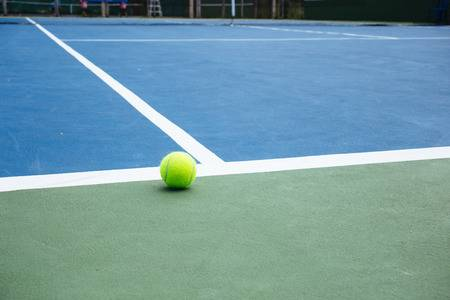
#> input picture src/images/tennisball01.jpeg, 450 x 300 px
$ python imag_filtering.py
#> lines starting #> are read from the running program, lines starting #| are printed output that depends on the picture; after the words box and inside, x2 and y2 are one past the last pixel; in counts of white or black regions, pixels touching at a corner belong together
import numpy as np
import cv2


image=cv2.imread("images/tennisball01.jpeg",cv2.IMREAD_COLOR)
#> image is the input picture: shape (300, 450, 3); mean B, G, R 163.1, 153.2, 114.3
cv2.imshow("Image",image)


HSV=cv2.cvtColor(image,cv2.COLOR_BGR2HSV)
#> HSV: shape (300, 450, 3); mean H, S, V 86.4, 88.9, 174.5
cv2.imshow("HSV Image",HSV)

mask=cv2.inRange(HSV,(30,200,10),(60,255,255))
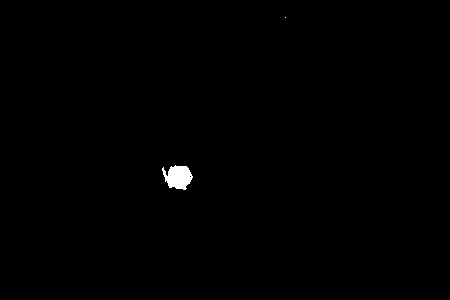
#> mask: shape (300, 450); 0.39% white; 2 white regions (1 under 20 px), largest, box (x1, y1, x2, y2) and area: (162, 165, 193, 190) 522
cv2.imshow("HSV Image",mask)


cv2.waitKey()
cv2.destroyAllWindows
